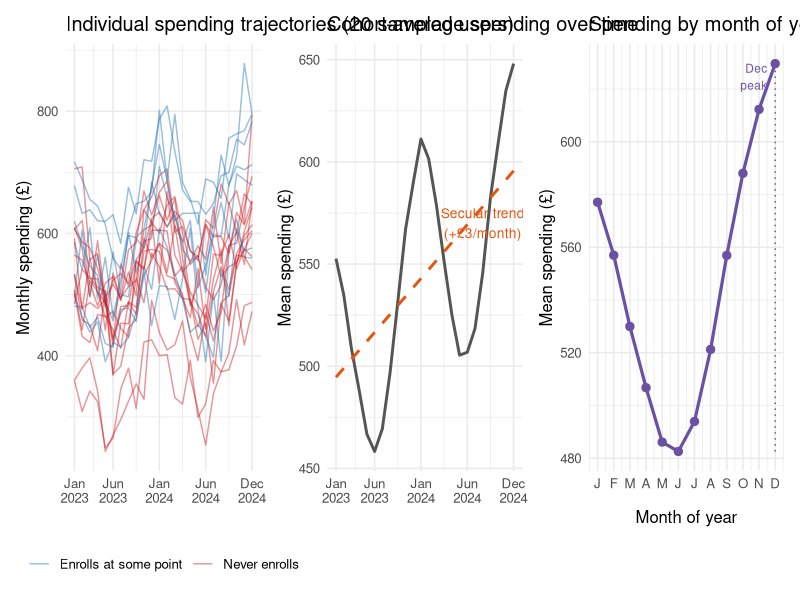
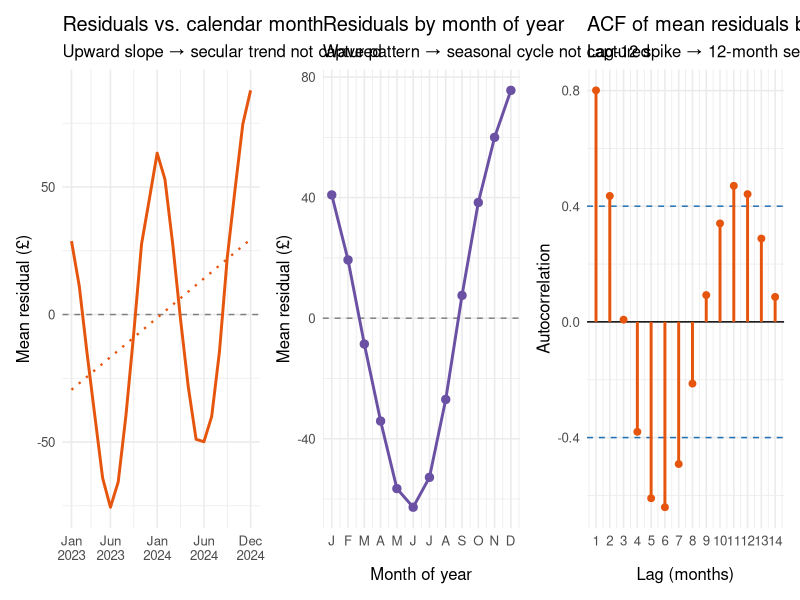
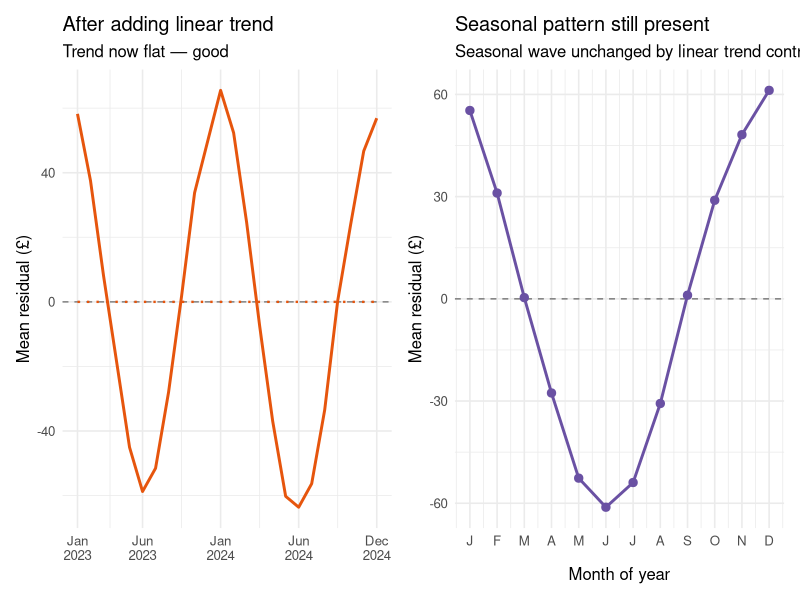
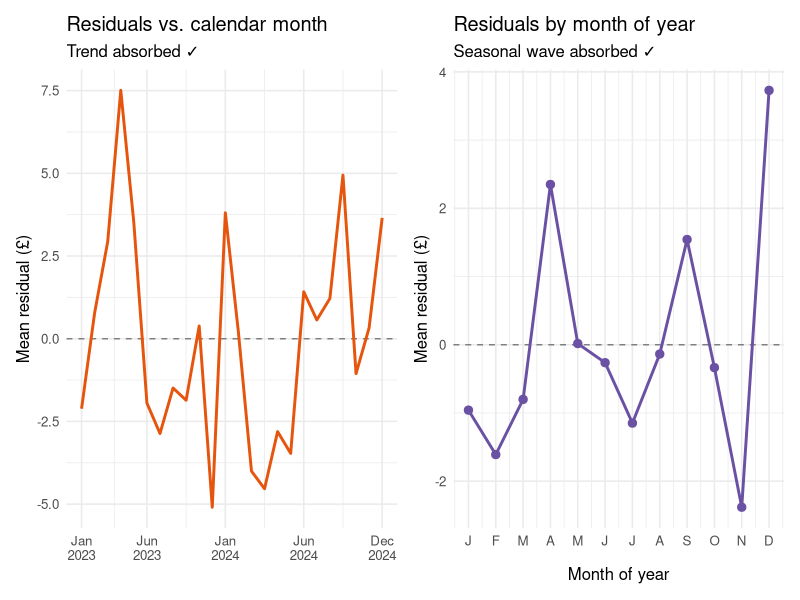
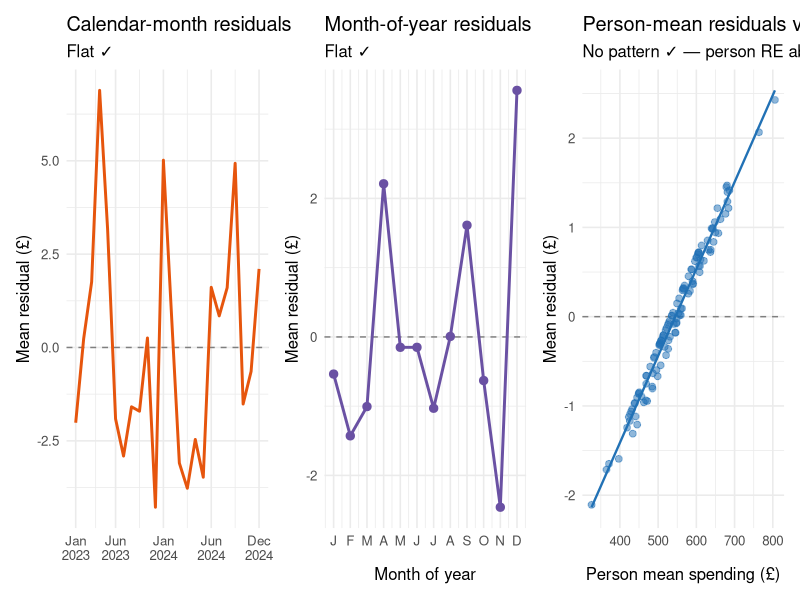

Here is the R script that generated these plots, in order:
## ---- chunk 1
library(tidyverse)
library(lme4)
library(lmerTest)
library(broom.mixed)
library(broom)
library(ggplot2)
library(patchwork)
## ---- chunk 2
set.seed(2025)

n_hh     <- 120
n_months <- 24

# ── True DGP parameters ───────────────────────────────────────────────────
true_loyalty   <- 35   # £/month causal program effect
true_trend     <- 3    # £/month secular increase
true_amplitude <- 60   # seasonal ±£60 (Dec peak, Jun trough)
true_person_sd <- 80   # between-person SD
true_resid_sd  <- 40   # within-person noise SD

# ── Person-level baselines ────────────────────────────────────────────────
person_baselines <- rnorm(n_hh, 500, true_person_sd)

# ── Staggered enrollment via discrete-time hazard ─────────────────────────
# Each non-enrolled user has a monthly probability of joining, which is:
#   (a) higher for users with higher baseline spending, and
#   (b) boosted in November (moy=11) and December (moy=12) by a marketing campaign.
# ~65% of users will eventually enroll; the rest never do.
enroll_month <- rep(NA_integer_, n_hh)
for (hh in seq_len(n_hh)) {
  for (m in 4:22) {
    moy <- ((m - 1L) %% 12L) + 1L
    p_base    <- 0.025                                        # 2.5% base monthly hazard
    p_person  <- max(0, (person_baselines[hh] - 500) / 80) * 0.025  # high spenders more likely
    p_holiday <- if (moy %in% c(11L, 12L)) 0.05 else 0      # holiday marketing boost
    p         <- min(p_base + p_person + p_holiday, 0.15)
    if (runif(1) < p) { enroll_month[hh] <- m; break }
  }
}

# ── Build the panel ────────────────────────────────────────────────────────
df <- expand_grid(person = seq_len(n_hh), month = seq_len(n_months)) |>
  mutate(
    month_of_year = ((month - 1L) %% 12L) + 1L,
    # Fourier basis for 12-month cycle
    cos_12 = cos(2 * pi * month_of_year / 12),
    sin_12 = sin(2 * pi * month_of_year / 12),
    # Treatment indicator: 1 once enrolled, 0 otherwise
    enroll_m = enroll_month[person],
    loyalty  = as.integer(!is.na(enroll_m) & month >= enroll_m),
    # True outcome components (exposed for diagnostics)
    person_component   = person_baselines[person],
    trend_component    = true_trend * month,
    seasonal_component = true_amplitude * cos_12,
    true_y = person_component + trend_component + seasonal_component +
             true_loyalty * loyalty,
    # Observed spending
    noise    = rnorm(n(), 0, true_resid_sd),
    spending = true_y + noise,
    person_f = factor(person)
  )

cat("Users enrolled by end of study:", sum(!is.na(enroll_month)),
    "/", n_hh, sprintf("(%.0f%%)\n", 100 * mean(!is.na(enroll_month))))
## ---- chunk 3
df |>
  filter(person == 12) |>
  select(person, month, month_of_year, loyalty, spending,
         person_component, trend_component, seasonal_component) |>
  slice(c(1:4, 11:14)) |>
  mutate(across(where(is.double), round, 1)) |>
  knitr::kable(
    col.names = c("Person", "Month", "MoY", "Loyal", "Spending",
                  "Person baseline", "Trend", "Seasonal"),
    caption = "Eight rows from one user: baseline + trend + seasonal + noise → spending"
  )
## ---- chunk 4
# ── Panel A: spaghetti plot ────────────────────────────────────────────────
set.seed(1)
sample_ids <- sample(seq_len(n_hh), 20)

p_spaghetti <- df |>
  filter(person %in% sample_ids) |>
  mutate(enrolled = factor(if_else(!is.na(enroll_m), "Enrolls at some point", "Never enrolls"))) |>
  ggplot(aes(x = month, y = spending, group = person, color = enrolled)) +
  geom_line(alpha = 0.45, linewidth = 0.5) +
  scale_color_manual(values = c("Enrolls at some point" = "#2171b5",
                                "Never enrolls"         = "#cb181d")) +
  scale_x_continuous(breaks = c(1, 6, 12, 18, 24),
                     labels = c("Jan\n2023","Jun\n2023","Jan\n2024","Jun\n2024","Dec\n2024")) +
  labs(title = "Individual spending trajectories (20 sampled users)",
       x = NULL, y = "Monthly spending (£)", color = NULL) +
  theme_minimal(base_size = 12) +
  theme(legend.position = "bottom")

# ── Panel B: cohort average with trend line ────────────────────────────────
p_mean <- df |>
  group_by(month) |>
  summarise(mean_spending = mean(spending), .groups = "drop") |>
  ggplot(aes(x = month, y = mean_spending)) +
  geom_line(color = "#555555", linewidth = 1) +
  geom_smooth(method = "lm", se = FALSE, color = "#e6550d", linetype = "dashed") +
  annotate("text", x = 20, y = 570, label = "Secular trend\n(+£3/month)",
           color = "#e6550d", size = 3.5) +
  scale_x_continuous(breaks = c(1, 6, 12, 18, 24),
                     labels = c("Jan\n2023","Jun\n2023","Jan\n2024","Jun\n2024","Dec\n2024")) +
  labs(title = "Cohort-average spending over time",
       x = NULL, y = "Mean spending (£)") +
  theme_minimal(base_size = 12)

# ── Panel C: seasonal pattern ──────────────────────────────────────────────
seasonal_avg <- df |>
  group_by(month_of_year) |>
  summarise(mean_spending = mean(spending), .groups = "drop")

p_seasonal <- seasonal_avg |>
  ggplot(aes(x = month_of_year, y = mean_spending)) +
  geom_line(linewidth = 1.1, color = "#6a51a3") +
  geom_point(size = 2.5, color = "#6a51a3") +
  annotate("segment", x = 12, xend = 12,
           y = min(seasonal_avg$mean_spending),
           yend = max(seasonal_avg$mean_spending),
           color = "#6a51a3", linetype = "dotted") +
  annotate("text", x = 11.5, y = max(seasonal_avg$mean_spending) - 5,
           label = "Dec\npeak", size = 3, color = "#6a51a3", hjust = 1) +
  scale_x_continuous(breaks = 1:12,
                     labels = c("J","F","M","A","M","J","J","A","S","O","N","D")) +
  labs(title = "Spending by month of year (seasonal pattern)",
       x = "Month of year", y = "Mean spending (£)") +
  theme_minimal(base_size = 12)

p_spaghetti | p_mean | p_seasonal
## ---- chunk 5
m1 <- lm(spending ~ loyalty, data = df)

tidy(m1) |>
  filter(term == "loyalty") |>
  mutate(true_value = true_loyalty,
         bias = estimate - true_value) |>
  select(term, estimate, std.error, true_value, bias) |>
  knitr::kable(digits = 2,
    caption = "Model 1 — naïve pooled regression. True effect = £35.")
## ---- chunk 6
df <- df |> mutate(resid_1 = residuals(m1))

# ── Residuals vs. calendar month ──────────────────────────────────────────
p_trend_diag <- df |>
  group_by(month) |>
  summarise(mean_resid = mean(resid_1), .groups = "drop") |>
  ggplot(aes(x = month, y = mean_resid)) +
  geom_hline(yintercept = 0, linetype = "dashed", color = "grey50") +
  geom_line(linewidth = 1, color = "#e6550d") +
  geom_smooth(method = "lm", se = FALSE, color = "#e6550d",
              linetype = "dotted", linewidth = 0.8) +
  scale_x_continuous(breaks = c(1,6,12,18,24),
    labels = c("Jan\n2023","Jun\n2023","Jan\n2024","Jun\n2024","Dec\n2024")) +
  labs(title = "Residuals vs. calendar month",
       subtitle = "Upward slope → secular trend not captured",
       x = NULL, y = "Mean residual (£)") +
  theme_minimal(base_size = 12)

# ── Residuals vs. month-of-year ───────────────────────────────────────────
p_seasonal_diag <- df |>
  group_by(month_of_year) |>
  summarise(mean_resid = mean(resid_1), .groups = "drop") |>
  ggplot(aes(x = month_of_year, y = mean_resid)) +
  geom_hline(yintercept = 0, linetype = "dashed", color = "grey50") +
  geom_line(linewidth = 1, color = "#6a51a3") +
  geom_point(size = 2.5, color = "#6a51a3") +
  scale_x_continuous(breaks = 1:12,
    labels = c("J","F","M","A","M","J","J","A","S","O","N","D")) +
  labs(title = "Residuals by month of year",
       subtitle = "Wave pattern → seasonal cycle not captured",
       x = "Month of year", y = "Mean residual (£)") +
  theme_minimal(base_size = 12)

# ── ACF of panel-mean residuals ───────────────────────────────────────────
panel_mean_resid <- df |>
  group_by(month) |>
  summarise(mean_resid = mean(resid_1), .groups = "drop") |>
  pull(mean_resid)

acf_obj  <- acf(panel_mean_resid, plot = FALSE, lag.max = 14)
ci_bound <- qnorm(0.975) / sqrt(n_months)

acf_df <- tibble(
  lag = as.integer(acf_obj$lag[-1]),
  acf = as.numeric(acf_obj$acf[-1])
)

p_acf <- acf_df |>
  ggplot(aes(x = lag, y = acf)) +
  geom_hline(yintercept = 0) +
  geom_hline(yintercept = c(-1, 1) * ci_bound,
             linetype = "dashed", color = "#2171b5") +
  geom_segment(aes(xend = lag, yend = 0), color = "#e6550d", linewidth = 1) +
  geom_point(color = "#e6550d", size = 2) +
  scale_x_continuous(breaks = 1:14) +
  labs(title = "ACF of mean residuals by calendar month",
       subtitle = "Lag-12 spike → 12-month seasonal autocorrelation",
       x = "Lag (months)", y = "Autocorrelation") +
  theme_minimal(base_size = 12)

p_trend_diag | p_seasonal_diag | p_acf
## ---- chunk 7
m2 <- lm(spending ~ loyalty + month, data = df)

tidy(m2) |>
  filter(term %in% c("loyalty", "month")) |>
  mutate(true_value = c(true_loyalty, true_trend),
         bias = estimate - true_value) |>
  select(term, estimate, std.error, true_value, bias) |>
  knitr::kable(digits = 2,
    caption = "Model 2 — loyalty + linear trend. True loyalty = £35, true trend = £3.")
## ---- chunk 8
df <- df |> mutate(resid_2 = residuals(m2))

p_trend2 <- df |>
  group_by(month) |>
  summarise(mean_resid = mean(resid_2), .groups = "drop") |>
  ggplot(aes(x = month, y = mean_resid)) +
  geom_hline(yintercept = 0, linetype = "dashed", color = "grey50") +
  geom_line(linewidth = 1, color = "#e6550d") +
  geom_smooth(method = "lm", se = FALSE, color = "#e6550d",
              linetype = "dotted", linewidth = 0.8) +
  scale_x_continuous(breaks = c(1,6,12,18,24),
    labels = c("Jan\n2023","Jun\n2023","Jan\n2024","Jun\n2024","Dec\n2024")) +
  labs(title = "After adding linear trend",
       subtitle = "Trend now flat — good",
       x = NULL, y = "Mean residual (£)") +
  theme_minimal(base_size = 12)

p_seasonal2 <- df |>
  group_by(month_of_year) |>
  summarise(mean_resid = mean(resid_2), .groups = "drop") |>
  ggplot(aes(x = month_of_year, y = mean_resid)) +
  geom_hline(yintercept = 0, linetype = "dashed", color = "grey50") +
  geom_line(linewidth = 1, color = "#6a51a3") +
  geom_point(size = 2.5, color = "#6a51a3") +
  scale_x_continuous(breaks = 1:12,
    labels = c("J","F","M","A","M","J","J","A","S","O","N","D")) +
  labs(title = "Seasonal pattern still present",
       subtitle = "Seasonal wave unchanged by linear trend control",
       x = "Month of year", y = "Mean residual (£)") +
  theme_minimal(base_size = 12)

p_trend2 | p_seasonal2
## ---- chunk 9
m3 <- lm(spending ~ loyalty + month + cos_12 + sin_12, data = df)

tidy(m3) |>
  filter(term %in% c("loyalty", "month", "cos_12", "sin_12")) |>
  mutate(
    true_value = c(true_loyalty, true_trend, true_amplitude, 0),
    bias = estimate - true_value
  ) |>
  select(term, estimate, std.error, true_value, bias) |>
  knitr::kable(digits = 2,
    caption = "Model 3 — loyalty + trend + Fourier seasonal. True cos_12 = 60, true sin_12 = 0.")
## ---- chunk 10
df <- df |> mutate(resid_3 = residuals(m3))

p_trend3 <- df |>
  group_by(month) |>
  summarise(mean_resid = mean(resid_3), .groups = "drop") |>
  ggplot(aes(x = month, y = mean_resid)) +
  geom_hline(yintercept = 0, linetype = "dashed", color = "grey50") +
  geom_line(linewidth = 1, color = "#e6550d") +
  scale_x_continuous(breaks = c(1,6,12,18,24),
    labels = c("Jan\n2023","Jun\n2023","Jan\n2024","Jun\n2024","Dec\n2024")) +
  labs(title = "Residuals vs. calendar month",
       subtitle = "Trend absorbed ✓", x = NULL, y = "Mean residual (£)") +
  theme_minimal(base_size = 12)

p_seasonal3 <- df |>
  group_by(month_of_year) |>
  summarise(mean_resid = mean(resid_3), .groups = "drop") |>
  ggplot(aes(x = month_of_year, y = mean_resid)) +
  geom_hline(yintercept = 0, linetype = "dashed", color = "grey50") +
  geom_line(linewidth = 1, color = "#6a51a3") +
  geom_point(size = 2.5, color = "#6a51a3") +
  scale_x_continuous(breaks = 1:12,
    labels = c("J","F","M","A","M","J","J","A","S","O","N","D")) +
  labs(title = "Residuals by month of year",
       subtitle = "Seasonal wave absorbed ✓", x = "Month of year", y = "Mean residual (£)") +
  theme_minimal(base_size = 12)

p_trend3 | p_seasonal3
## ---- chunk 11
m4 <- lmer(spending ~ loyalty + month + cos_12 + sin_12 + (1 | person_f), data = df)

tidy(m4, effects = "fixed") |>
  filter(term %in% c("loyalty", "month", "cos_12", "sin_12")) |>
  mutate(
    true_value = c(true_loyalty, true_trend, true_amplitude, 0),
    bias = estimate - true_value
  ) |>
  select(term, estimate, std.error, true_value, bias) |>
  knitr::kable(digits = 2,
    caption = "Model 4 — full specification: loyalty + trend + Fourier + person RE.")
## ---- chunk 12
df <- df |> mutate(resid_4 = residuals(m4))

p_trend4 <- df |>
  group_by(month) |>
  summarise(mean_resid = mean(resid_4), .groups = "drop") |>
  ggplot(aes(x = month, y = mean_resid)) +
  geom_hline(yintercept = 0, linetype = "dashed", color = "grey50") +
  geom_line(linewidth = 1, color = "#e6550d") +
  scale_x_continuous(breaks = c(1,6,12,18,24),
    labels = c("Jan\n2023","Jun\n2023","Jan\n2024","Jun\n2024","Dec\n2024")) +
  labs(title = "Calendar-month residuals", subtitle = "Flat ✓",
       x = NULL, y = "Mean residual (£)") +
  theme_minimal(base_size = 12)

p_seasonal4 <- df |>
  group_by(month_of_year) |>
  summarise(mean_resid = mean(resid_4), .groups = "drop") |>
  ggplot(aes(x = month_of_year, y = mean_resid)) +
  geom_hline(yintercept = 0, linetype = "dashed", color = "grey50") +
  geom_line(linewidth = 1, color = "#6a51a3") +
  geom_point(size = 2.5, color = "#6a51a3") +
  scale_x_continuous(breaks = 1:12,
    labels = c("J","F","M","A","M","J","J","A","S","O","N","D")) +
  labs(title = "Month-of-year residuals", subtitle = "Flat ✓",
       x = "Month of year", y = "Mean residual (£)") +
  theme_minimal(base_size = 12)

# Person-level mean residuals: check for remaining between-person pattern
p_person <- df |>
  group_by(person, person_f) |>
  summarise(mean_resid = mean(resid_4),
            mean_spending = mean(spending), .groups = "drop") |>
  ggplot(aes(x = mean_spending, y = mean_resid)) +
  geom_hline(yintercept = 0, linetype = "dashed", color = "grey50") +
  geom_point(alpha = 0.5, color = "#2171b5", size = 2) +
  geom_smooth(method = "lm", se = FALSE, color = "#2171b5", linewidth = 0.8) +
  labs(title = "Person-mean residuals vs. baseline",
       subtitle = "No pattern ✓ — person RE absorbed baseline heterogeneity",
       x = "Person mean spending (£)", y = "Mean residual (£)") +
  theme_minimal(base_size = 12)

p_trend4 | p_seasonal4 | p_person
## ---- chunk 13
m5 <- lm(spending ~ loyalty + factor(month) + factor(person_f), data = df)

tidy(m5) |>
  filter(term == "loyalty") |>
  mutate(true_value = true_loyalty, bias = estimate - true_value) |>
  select(term, estimate, std.error, true_value, bias) |>
  knitr::kable(digits = 2,
    caption = "Model 5 — two-way fixed effects: loyalty + month dummies + person dummies.")
## ---- chunk 14
extract_loyalty <- function(model, label) {
  if (inherits(model, "lmerMod")) {
    broom.mixed::tidy(model, effects = "fixed") |>
      filter(term == "loyalty") |>
      mutate(model = label)
  } else {
    broom::tidy(model) |>
      filter(term == "loyalty") |>
      mutate(model = label)
  }
}

bind_rows(
  extract_loyalty(m1, "Model 1: Naïve (no time controls)"),
  extract_loyalty(m2, "Model 2: + Linear trend"),
  extract_loyalty(m3, "Model 3: + Trend + Fourier seasonal"),
  extract_loyalty(m4, "Model 4: + Person RE (full spec.)"),
  extract_loyalty(m5, "Model 5: Two-way FE")
) |>
  select(model, estimate, std.error) |>
  mutate(
    true_value = true_loyalty,
    bias       = round(estimate - true_value, 2),
    ci_low     = estimate - 1.96 * std.error,
    ci_high    = estimate + 1.96 * std.error,
    covers     = ci_low <= true_loyalty & true_loyalty <= ci_high
  ) |>
  knitr::kable(digits = 2,
    col.names = c("Model", "Estimate", "SE", "True", "Bias", "95% CI low", "95% CI high", "Covers truth"),
    caption = "All five models vs. the true DGP (true loyalty effect = £35)")
## ---- chunk 15
#| fig-cap: "Longitudinal diagnostic decision flow"

knitr::kable(
  tibble(
    Step = 1:5,
    Diagnostic = c(
      "Plot mean outcome by calendar time",
      "Plot mean outcome by time-of-year / period-of-week",
      "Fit a naïve model; plot mean residuals by calendar time",
      "Plot mean residuals by time-of-year",
      "Plot ACF of panel-mean residuals"
    ),
    "What you're looking for" = c(
      "Upward/downward slope → secular trend present",
      "Repeated wave pattern → seasonal cycle present",
      "Still trends after your controls → trend not captured",
      "Still waves after your controls → seasonality not captured",
      "Spike at lag k → k-period autocorrelation remaining"
    ),
    Remedy = c(
      "Add time as a linear or polynomial predictor",
      "Add Fourier sin/cos terms or period-of-year dummies",
      "Add a higher-order polynomial or period dummies",
      "Add Fourier terms or seasonal dummies",
      "Model residual autocorrelation (AR structure, Module 4 Part 5)"
    )
  ),
  caption = "Five-step diagnostic sequence for longitudinal time structure"
)
